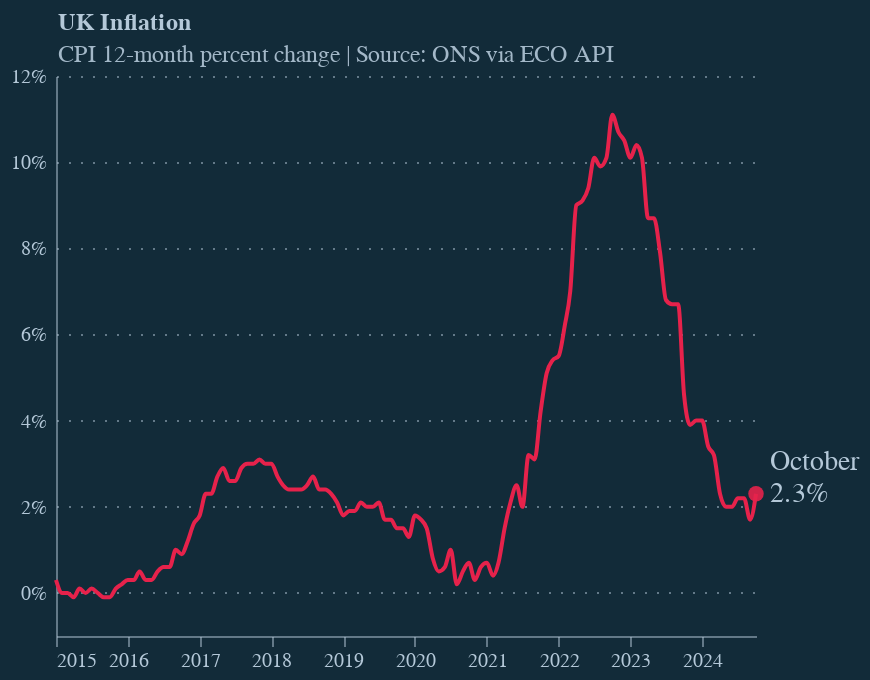

Write notebook code for a chart like this one.
### Code cell
# Example of using the class with a theme
custom_chart = CustomChart(df, theme='dark', start_date='2015-01-01').create_line_chart(
    x='date',
    y='value',
    title="UK Inflation",
    subtitle="CPI 12-month percent change | Source: ONS via ECO API"
)

custom_chart.display()

### Figure 1 — Vega-Lite specification as saved in the notebook (floating-point values rounded to 4 significant figures)
{"config": {"background": "#122b39", "font": "Circular Std", "axis": {"labelColor": "#b4c8d8", "tickColor": "#b4c8d8", "domainColor": "#b4c8d8", "domainOpacity": 0.5, "title": null}, "axisX": {"grid": false, "labelAngle": 0, "tickCount": 10, "tickOpacity": 0.5}, "axisY": {"gridColor": "#b4c8d8", "gridDash": [1, 5], "gridOpacity": 0.5, "labelPadding": 5, "tickCount": 8, "tickOpacity": 0.5, "ticks": false, "format": "%"}, "line": {"color": "#e6224b"}, "view": {"stroke": null, "continuousWidth": 350, "continuousHeight": 280}, "title": {"anchor": "start", "dx": 24, "fontSize": 12, "subtitleFontSize": 12, "color": "#b4c8d8", "subtitleColor": "#b4c8d8E6", "subtitlePadding": 4, "offset": -1}}, "layer": [{"data": {"name": "data-800636d7b0c2c31b38544a6ae88572b6"}, "mark": {"type": "line", "interpolate": "monotone"}, "encoding": {"x": {"field": "date", "type": "temporal"}, "y": {"field": "value", "type": "quantitative"}}}, {"data": {"name": "data-f7b16c811ab440f21e43e60a09c631f7"}, "mark": {"type": "point", "color": "#e6224b", "filled": true, "opacity": 0.9, "size": 60}, "encoding": {"x": {"field": "date", "type": "temporal"}, "y": {"field": "value", "type": "quantitative"}}}, {"data": {"name": "data-f7b16c811ab440f21e43e60a09c631f7"}, "mark": {"type": "text", "align": "left", "baseline": "middle", "color": "#b4c8d8", "dx": 7, "dy": 0, "fontSize": 14}, "encoding": {"text": {"field": "value", "format": ".1%", "type": "quantitative"}, "x": {"field": "date", "type": "temporal"}, "y": {"field": "value", "type": "quantitative"}}}, {"data": {"name": "data-f7b16c811ab440f21e43e60a09c631f7"}, "mark": {"type": "text", "align": "left", "baseline": "middle", "color": "#b4c8d8", "dx": 7, "dy": -16, "fontSize": 14}, "encoding": {"text": {"field": "date", "format": "%B", "type": "temporal"}, "x": {"field": "date", "type": "temporal"}, "y": {"field": "value", "type": "quantitative"}}}], "title": {"text": "UK Inflation", "subtitle": "CPI 12-month percent change | Source: ONS via ECO API", "dx": 24}, "$schema": "https://vega.github.io/schema/vega-lite/v5.17.0.json", "datasets": {"data-800636d7b0c2c31b38544a6ae88572b6": [{"date": "2015-01-01T00:00:00", "value": 0.003, "year": "2015", "month": "January"}, {"date": "2015-02-01T00:00:00", "value": 0.0, "year": "2015", "month": "February"}, {"date": "2015-03-01T00:00:00", "value": 0.0, "year": "2015", "month": "March"}, {"date": "2015-04-01T00:00:00", "value": -0.001, "year": "2015", "month": "April"}, {"date": "2015-05-01T00:00:00", "value": 0.001, "year": "2015", "month": "May"}, {"date": "2015-06-01T00:00:00", "value": 0.0, "year": "2015", "month": "June"}, {"date": "2015-07-01T00:00:00", "value": 0.001, "year": "2015", "month": "July"}, {"date": "2015-08-01T00:00:00", "value": 0.0, "year": "2015", "month": "August"}, {"date": "2015-09-01T00:00:00", "value": -0.001, "year": "2015", "month": "September"}, {"date": "2015-10-01T00:00:00", "value": -0.001, "year": "2015", "month": "October"}, {"date": "2015-11-01T00:00:00", "value": 0.001, "year": "2015", "month": "November"}, {"date": "2015-12-01T00:00:00", "value": 0.002, "year": "2015", "month": "December"}, {"date": "2016-01-01T00:00:00", "value": 0.003, "year": "2016", "month": "January"}, {"date": "2016-02-01T00:00:00", "value": 0.003, "year": "2016", "month": "February"}, {"date": "2016-03-01T00:00:00", "value": 0.005, "year": "2016", "month": "March"}, {"date": "2016-04-01T00:00:00", "value": 0.003, "year": "2016", "month": "April"}, {"date": "2016-05-01T00:00:00", "value": 0.003, "year": "2016", "month": "May"}, {"date": "2016-06-01T00:00:00", "value": 0.005, "year": "2016", "month": "June"}, {"date": "2016-07-01T00:00:00", "value": 0.006, "year": "2016", "month": "July"}, {"date": "2016-08-01T00:00:00", "value": 0.006, "year": "2016", "month": "August"}, {"date": "2016-09-01T00:00:00", "value": 0.01, "year": "2016", "month": "September"}, {"date": "2016-10-01T00:00:00", "value": 0.009, "year": "2016", "month": "October"}, {"date": "2016-11-01T00:00:00", "value": 0.012, "year": "2016", "month": "November"}, {"date": "2016-12-01T00:00:00", "value": 0.016, "year": "2016", "month": "December"}, {"date": "2017-01-01T00:00:00", "value": 0.018, "year": "2017", "month": "January"}, {"date": "2017-02-01T00:00:00", "value": 0.023, "year": "2017", "month": "February"}, {"date": "2017-03-01T00:00:00", "value": 0.023, "year": "2017", "month": "March"}, {"date": "2017-04-01T00:00:00", "value": 0.027, "year": "2017", "month": "April"}, {"date": "2017-05-01T00:00:00", "value": 0.029, "year": "2017", "month": "May"}, {"date": "2017-06-01T00:00:00", "value": 0.026, "year": "2017", "month": "June"}, {"date": "2017-07-01T00:00:00", "value": 0.026, "year": "2017", "month": "July"}, {"date": "2017-08-01T00:00:00", "value": 0.029, "year": "2017", "month": "August"}, {"date": "2017-09-01T00:00:00", "value": 0.03, "year": "2017", "month": "September"}, {"date": "2017-10-01T00:00:00", "value": 0.03, "year": "2017", "month": "October"}, {"date": "2017-11-01T00:00:00", "value": 0.031, "year": "2017", "month": "November"}, {"date": "2017-12-01T00:00:00", "value": 0.03, "year": "2017", "month": "December"}, {"date": "2018-01-01T00:00:00", "value": 0.03, "year": "2018", "month": "January"}, {"date": "2018-02-01T00:00:00", "value": 0.027, "year": "2018", "month": "February"}, {"date": "2018-03-01T00:00:00", "value": 0.025, "year": "2018", "month": "March"}, {"date": "2018-04-01T00:00:00", "value": 0.024, "year": "2018", "month": "April"}, {"date": "2018-05-01T00:00:00", "value": 0.024, "year": "2018", "month": "May"}, {"date": "2018-06-01T00:00:00", "value": 0.024, "year": "2018", "month": "June"}, {"date": "2018-07-01T00:00:00", "value": 0.025, "year": "2018", "month": "July"}, {"date": "2018-08-01T00:00:00", "value": 0.027, "year": "2018", "month": "August"}, {"date": "2018-09-01T00:00:00", "value": 0.024, "year": "2018", "month": "September"}, {"date": "2018-10-01T00:00:00", "value": 0.024, "year": "2018", "month": "October"}, {"date": "2018-11-01T00:00:00", "value": 0.023, "year": "2018", "month": "November"}, {"date": "2018-12-01T00:00:00", "value": 0.021, "year": "2018", "month": "December"}, {"date": "2019-01-01T00:00:00", "value": 0.018, "year": "2019", "month": "January"}, {"date": "2019-02-01T00:00:00", "value": 0.019, "year": "2019", "month": "February"}, {"date": "2019-03-01T00:00:00", "value": 0.019, "year": "2019", "month": "March"}, {"date": "2019-04-01T00:00:00", "value": 0.021, "year": "2019", "month": "April"}, {"date": "2019-05-01T00:00:00", "value": 0.02, "year": "2019", "month": "May"}, {"date": "2019-06-01T00:00:00", "value": 0.02, "year": "2019", "month": "June"}, {"date": "2019-07-01T00:00:00", "value": 0.021, "year": "2019", "month": "July"}, {"date": "2019-08-01T00:00:00", "value": 0.017, "year": "2019", "month": "August"}, {"date": "2019-09-01T00:00:00", "value": 0.017, "year": "2019", "month": "September"}, {"date": "2019-10-01T00:00:00", "value": 0.015, "year": "2019", "month": "October"}, {"date": "2019-11-01T00:00:00", "value": 0.015, "year": "2019", "month": "November"}, {"date": "2019-12-01T00:00:00", "value": 0.013, "year": "2019", "month": "December"}, {"date": "2020-01-01T00:00:00", "value": 0.018, "year": "2020", "month": "January"}, {"date": "2020-02-01T00:00:00", "value": 0.017, "year": "2020", "month": "February"}, {"date": "2020-03-01T00:00:00", "value": 0.015, "year": "2020", "month": "March"}, {"date": "2020-04-01T00:00:00", "value": 0.008, "year": "2020", "month": "April"}, {"date": "2020-05-01T00:00:00", "value": 0.005, "year": "2020", "month": "May"}, {"date": "2020-06-01T00:00:00", "value": 0.006, "year": "2020", "month": "June"}, {"date": "2020-07-01T00:00:00", "value": 0.01, "year": "2020", "month": "July"}, {"date": "2020-08-01T00:00:00", "value": 0.002, "year": "2020", "month": "August"}, {"date": "2020-09-01T00:00:00", "value": 0.005, "year": "2020", "month": "September"}, {"date": "2020-10-01T00:00:00", "value": 0.007, "year": "2020", "month": "October"}, {"date": "2020-11-01T00:00:00", "value": 0.003, "year": "2020", "month": "November"}, {"date": "2020-12-01T00:00:00", "value": 0.006, "year": "2020", "month": "December"}, {"date": "2021-01-01T00:00:00", "value": 0.007, "year": "2021", "month": "January"}, {"date": "2021-02-01T00:00:00", "value": 0.004, "year": "2021", "month": "February"}, {"date": "2021-03-01T00:00:00", "value": 0.007, "year": "2021", "month": "March"}, {"date": "2021-04-01T00:00:00", "value": 0.015, "year": "2021", "month": "April"}, {"date": "2021-05-01T00:00:00", "value": 0.021, "year": "2021", "month": "May"}, {"date": "2021-06-01T00:00:00", "value": 0.025, "year": "2021", "month": "June"}, {"date": "2021-07-01T00:00:00", "value": 0.02, "year": "2021", "month": "July"}, {"date": "2021-08-01T00:00:00", "value": 0.032, "year": "2021", "month": "August"}, {"date": "2021-09-01T00:00:00", "value": 0.031, "year": "2021", "month": "September"}, {"date": "2021-10-01T00:00:00", "value": 0.042, "year": "2021", "month": "October"}, {"date": "2021-11-01T00:00:00", "value": 0.051, "year": "2021", "month": "November"}, {"date": "2021-12-01T00:00:00", "value": 0.054, "year": "2021", "month": "December"}, {"date": "2022-01-01T00:00:00", "value": 0.055, "year": "2022", "month": "January"}, {"date": "2022-02-01T00:00:00", "value": 0.062, "year": "2022", "month": "February"}, {"date": "2022-03-01T00:00:00", "value": 0.07, "year": "2022", "month": "March"}, {"date": "2022-04-01T00:00:00", "value": 0.09, "year": "2022", "month": "April"}, {"date": "2022-05-01T00:00:00", "value": 0.091, "year": "2022", "month": "May"}, {"date": "2022-06-01T00:00:00", "value": 0.094, "year": "2022", "month": "June"}, {"date": "2022-07-01T00:00:00", "value": 0.101, "year": "2022", "month": "July"}, {"date": "2022-08-01T00:00:00", "value": 0.099, "year": "2022", "month": "August"}, {"date": "2022-09-01T00:00:00", "value": 0.101, "year": "2022", "month": "September"}, {"date": "2022-10-01T00:00:00", "value": 0.111, "year": "2022", "month": "October"}, {"date": "2022-11-01T00:00:00", "value": 0.107, "year": "2022", "month": "November"}, {"date": "2022-12-01T00:00:00", "value": 0.105, "year": "2022", "month": "December"}, {"date": "2023-01-01T00:00:00", "value": 0.101, "year": "2023", "month": "January"}, {"date": "2023-02-01T00:00:00", "value": 0.104, "year": "2023", "month": "February"}, {"date": "2023-03-01T00:00:00", "value": 0.101, "year": "2023", "month": "March"}, {"date": "2023-04-01T00:00:00", "value": 0.087, "year": "2023", "month": "April"}, {"date": "2023-05-01T00:00:00", "value": 0.087, "year": "2023", "month": "May"}, {"date": "2023-06-01T00:00:00", "value": 0.079, "year": "2023", "month": "June"}, {"date": "2023-07-01T00:00:00", "value": 0.068, "year": "2023", "month": "July"}, {"date": "2023-08-01T00:00:00", "value": 0.067, "year": "2023", "month": "August"}, {"date": "2023-09-01T00:00:00", "value": 0.067, "year": "2023", "month": "September"}, {"date": "2023-10-01T00:00:00", "value": 0.046, "year": "2023", "month": "October"}, {"date": "2023-11-01T00:00:00", "value": 0.039, "year": "2023", "month": "November"}, {"date": "2023-12-01T00:00:00", "value": 0.04, "year": "2023", "month": "December"}, {"date": "2024-01-01T00:00:00", "value": 0.04, "year": "2024", "month": "January"}, {"date": "2024-02-01T00:00:00", "value": 0.034, "year": "2024", "month": "February"}, {"date": "2024-03-01T00:00:00", "value": 0.032, "year": "2024", "month": "March"}, {"date": "2024-04-01T00:00:00", "value": 0.023, "year": "2024", "month": "April"}, {"date": "2024-05-01T00:00:00", "value": 0.02, "year": "2024", "month": "May"}, {"date": "2024-06-01T00:00:00", "value": 0.02, "year": "2024", "month": "June"}, {"date": "2024-07-01T00:00:00", "value": 0.022, "year": "2024", "month": "July"}, {"date": "2024-08-01T00:00:00", "value": 0.022, "year": "2024", "month": "August"}, {"date": "2024-09-01T00:00:00", "value": 0.017, "year": "2024", "month": "September"}, {"date": "2024-10-01T00:00:00", "value": 0.023, "year": "2024", "month": "October"}], "data-f7b16c811ab440f21e43e60a09c631f7": [{"date": "2024-10-01T00:00:00", "value": 0.023, "year": "2024", "month": "October"}]}}
